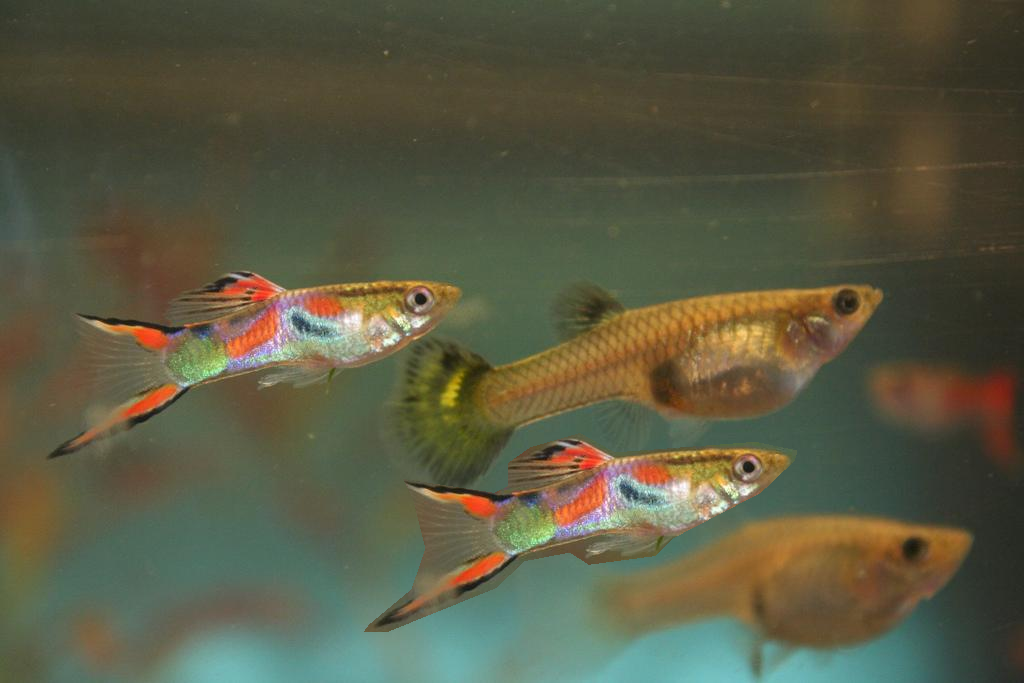
#> input picture im11_t.bmp, 1024 x 683 px
$ python detect_copy_move.py
#> lines starting #> are read from the running program, lines starting #| are printed output that depends on the picture; after the words box and inside, x2 and y2 are one past the last pixel; in counts of white or black regions, pixels touching at a corner belong together
import cv2
import numpy as np
from PIL import Image
from skimage.segmentation import slic
from skimage.segmentation import mark_boundaries
from skimage.measure import regionprops
from skimage.util import img_as_float
from skimage import io

'''
sift opencv nin her surumunde calismiyor. alttaki sekilde kutuphaneler yuklenmeli

$ pip uninstall opencv-python

$ pip uninstall opencv-contrib-python
then,
$ pip install opencv-contrib-python==3.4.2.16

$ pip install opencv-python==3.4.2.16

'''

import matplotlib.pyplot as plt

img_gray = cv2.imread("im11_t.bmp", cv2.IMREAD_GRAYSCALE)
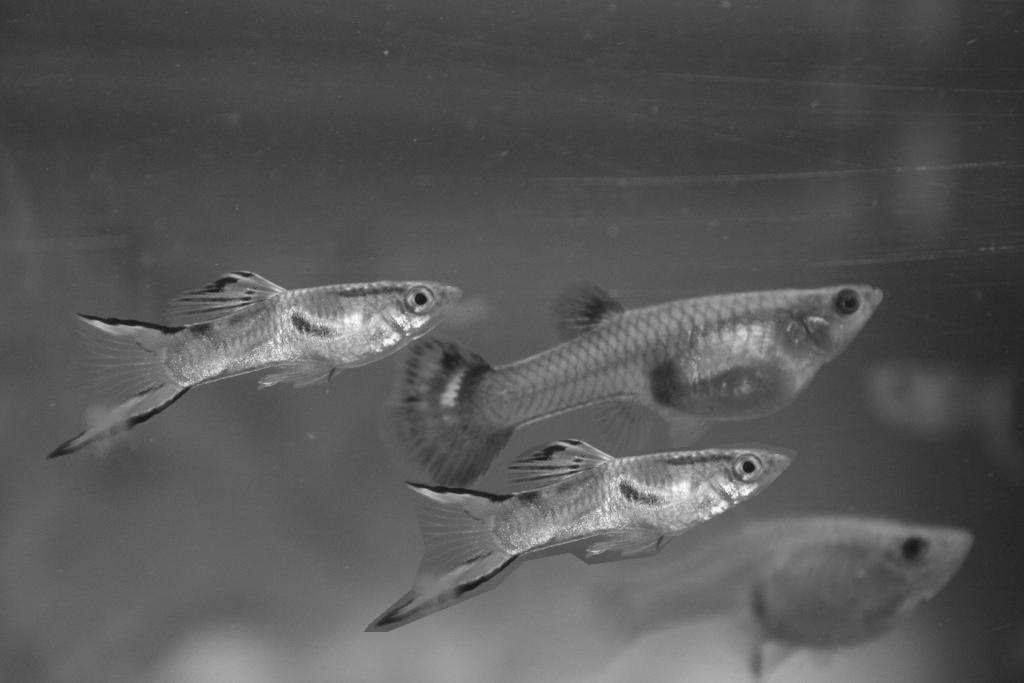
#> img_gray: shape (683, 1024); min 20, max 254, mean 87.4
img_rgb = cv2.imread("im11_t.bmp", cv2.IMREAD_COLOR)
#> img_rgb is the input picture: shape (683, 1024, 3); mean B, G, R 67.2, 89.9, 90.2

img_gray = cv2.resize(img_gray, (int(img_gray.shape[1] * 40 / 100), int(img_gray.shape[0] * 40 / 100)))
#> img_gray: shape (273, 409)
img_rgb = cv2.resize(img_rgb, (int(img_rgb.shape[1] * 40 / 100), int(img_rgb.shape[0] * 40 / 100)))
#> img_rgb: shape (273, 409, 3)
# print(img_rgb.shape)

# -----


segments = slic(img_rgb, n_segments=100, compactness=20, sigma=5, convert2lab=True)
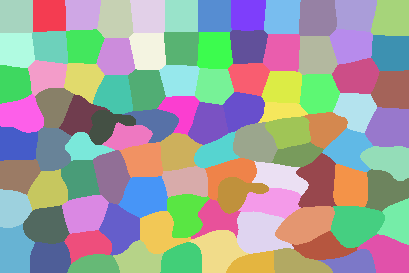
#> segments: shape (273, 409) int64; 96 distinct labels, from 1 to 96; one colour per label, 0 black
regions = regionprops(segments)
#> regions = 96 regions; largest, box (x1, y1, x2, y2) and area: (330, 206, 385, 248) 1711, (237, 211, 294, 254) 1669, (275, 206, 335, 245) 1611, (118, 176, 168, 218) 1538, (296, 153, 337, 208) 1522

for index, props in enumerate(regions):
    cx, cy = props.centroid  # cen
#> this loop made 96 passes
#> (cx, cy) on passes 1 to 12: (16, 16), (15.29, 48.78), (14.11, 81.95), (18.74, 115.2), (15.7, 147.9), (15.5, 181), (15.54, 214), (14.48, 247.5), (16.48, 281.8), (17.51, 317.1), (14.09, 355.1), (17.91, 391.1)
    # burada degisiklik olacak
# ------

# show the output of SLIC
# segments den gelen bilgilere gore matloplib de cizdik
fig = plt.figure("Superpixels -- %d segments" % (100))
ax = fig.add_subplot(1, 1, 1)
ax.imshow(mark_boundaries(img_rgb, segments, color=(0, 0, 0)))
plt.axis("off")

# show the plots
plt.show()
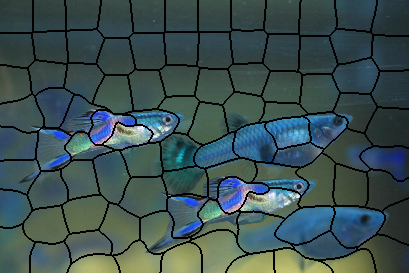
#> shown: shape (273, 409, 3) float64; mean R, G, B 0.237, 0.317, 0.318

# ------

sift = cv2.xfeatures2d.SIFT_create(900)
keypoints_sift, descriptors = sift.detectAndCompute(img_gray, None)
#> keypoints_sift = 204 keypoints; strongest (x, y, size): (299, 187, 2.9), (168, 119, 2.9), (298, 196, 2.9), (39, 129, 2.2)
# print(descriptors.shape)
# print(keypoints_sift[0].pt[0])
# print(keypoints_sift[0].pt[1])
# ------
# kullanilan siniflandirma algoritmasinin parametrelerini ayarladik
index_params = dict(algorithm=0, trees=5)
search_params = dict()
flann = cv2.FlannBasedMatcher(index_params, search_params)

# ---
### eslestirmeler burda yapilacak: iki bloga ait descriptors bilgisi parametre olarak verilir
### ve bunun sonucu olarak gelen matrisden distance lara gore  yakin olanlar secilir (ayni objedir)
### burasi her yapilan match den sonra calisacak
'''matches = flann.knnMatch(desc_1, desc_1, k=2)

    good_points = []
    for m, n in matches:
        if m.distance < 0.6 * n.distance:
            good_points.append(m)
            #cv2.circle(img_rgb, (int(keypoints_sift[m.queryIdx].pt[0]), int(keypoints_sift[m.queryIdx].pt[1])), 4,
                       (255, 0, 255),
                       1) # eslesen objeyi isaretlemek icin
            #cv2.circle(img_rgb, (int(keypoints_sift[n.queryIdx].pt[0]), int(keypoints_sift[n.queryIdx].pt[1])), 1,
                       (0, 255, 0),
                       -1) # eslesen objeyi isaretlemek icin

            '''

img = cv2.drawKeypoints(img_rgb, keypoints_sift,
                        None)  # flags=cv2.DRAW_MATCHES_FLAGS_DRAW_RICH_KEYPOINTS :::: gosterimi degistir
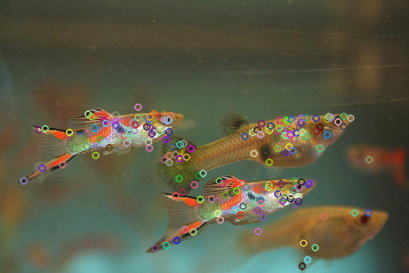
#> img: shape (273, 409, 3); mean B, G, R 69.1, 90.3, 90

# print(keypoints_sift)
# print(matches)
# print(good_points)

cv2.imshow("Image", img)
cv2.waitKey(0)
cv2.destroyAllWindows()
